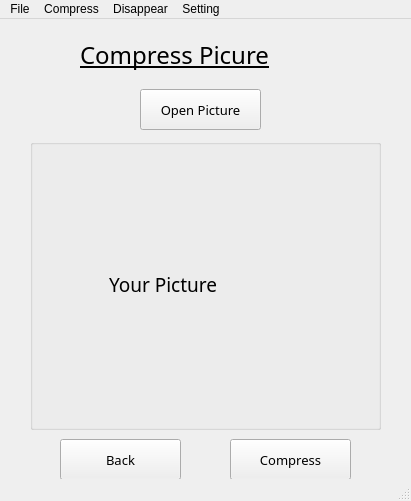
<?xml version="1.0" encoding="UTF-8"?>
<ui version="4.0">
 <class>CompressFilm</class>
 <widget class="QMainWindow" name="CompressFilm">
  <property name="geometry">
   <rect>
    <x>0</x>
    <y>0</y>
    <width>411</width>
    <height>501</height>
   </rect>
  </property>
  <property name="font">
   <font>
    <family>MS Shell Dlg 2</family>
   </font>
  </property>
  <property name="windowTitle">
   <string>MainWindow</string>
  </property>
  <widget class="QWidget" name="centralwidget">
   <widget class="QPushButton" name="BackButton">
    <property name="geometry">
     <rect>
      <x>60</x>
      <y>420</y>
      <width>121</width>
      <height>41</height>
     </rect>
    </property>
    <property name="font">
     <font>
      <family>MS Reference Sans Serif</family>
      <pointsize>10</pointsize>
     </font>
    </property>
    <property name="text">
     <string>Back</string>
    </property>
   </widget>
   <widget class="QLabel" name="CompressPicLabel">
    <property name="geometry">
     <rect>
      <x>80</x>
      <y>20</y>
      <width>271</width>
      <height>31</height>
     </rect>
    </property>
    <property name="font">
     <font>
      <family>FRIZON</family>
      <pointsize>18</pointsize>
      <weight>50</weight>
      <bold>false</bold>
      <underline>true</underline>
      <strikeout>false</strikeout>
      <stylestrategy>PreferDefault</stylestrategy>
      <kerning>true</kerning>
     </font>
    </property>
    <property name="text">
     <string>Compress Picure</string>
    </property>
   </widget>
   <widget class="QPushButton" name="CompressButton">
    <property name="geometry">
     <rect>
      <x>230</x>
      <y>420</y>
      <width>121</width>
      <height>41</height>
     </rect>
    </property>
    <property name="font">
     <font>
      <family>MS Reference Sans Serif</family>
      <pointsize>10</pointsize>
     </font>
    </property>
    <property name="text">
     <string>Compress</string>
    </property>
   </widget>
   <widget class="QGroupBox" name="groupBox">
    <property name="geometry">
     <rect>
      <x>30</x>
      <y>120</y>
      <width>351</width>
      <height>291</height>
     </rect>
    </property>
    <property name="title">
     <string/>
    </property>
    <widget class="QLabel" name="ShowPicLabel">
     <property name="geometry">
      <rect>
       <x>0</x>
       <y>0</y>
       <width>351</width>
       <height>291</height>
      </rect>
     </property>
     <property name="font">
      <font>
       <family>MS Reference Sans Serif</family>
       <pointsize>14</pointsize>
      </font>
     </property>
     <property name="text">
      <string>                Your Picture</string>
     </property>
    </widget>
   </widget>
   <widget class="QPushButton" name="OpenPicButton">
    <property name="geometry">
     <rect>
      <x>140</x>
      <y>70</y>
      <width>121</width>
      <height>41</height>
     </rect>
    </property>
    <property name="font">
     <font>
      <family>MS Reference Sans Serif</family>
      <pointsize>10</pointsize>
     </font>
    </property>
    <property name="text">
     <string>Open Picture</string>
    </property>
   </widget>
  </widget>
  <widget class="QMenuBar" name="menubar">
   <property name="geometry">
    <rect>
     <x>0</x>
     <y>0</y>
     <width>411</width>
     <height>21</height>
    </rect>
   </property>
   <widget class="QMenu" name="menuFile">
    <property name="title">
     <string>File</string>
    </property>
    <addaction name="ExitMenu"/>
   </widget>
   <widget class="QMenu" name="menuEdit">
    <property name="title">
     <string>Compress</string>
    </property>
    <addaction name="CompressPicMenu"/>
    <addaction name="CompressVideoMenu"/>
   </widget>
   <widget class="QMenu" name="menuDisappear">
    <property name="title">
     <string>Disappear</string>
    </property>
    <addaction name="DisappearPicMenu"/>
    <addaction name="DisappearVideoMenu"/>
   </widget>
   <widget class="QMenu" name="menuSetting">
    <property name="title">
     <string>Setting</string>
    </property>
    <addaction name="FontMenu"/>
   </widget>
   <addaction name="menuFile"/>
   <addaction name="menuEdit"/>
   <addaction name="menuDisappear"/>
   <addaction name="menuSetting"/>
  </widget>
  <widget class="QStatusBar" name="statusbar"/>
  <action name="ExitMenu">
   <property name="text">
    <string>Exit</string>
   </property>
   <property name="shortcut">
    <string>Ctrl+X</string>
   </property>
  </action>
  <action name="CompressPicMenu">
   <property name="text">
    <string>Pic</string>
   </property>
   <property name="shortcut">
    <string>Ctrl+P</string>
   </property>
  </action>
  <action name="CompressVideoMenu">
   <property name="text">
    <string>Video</string>
   </property>
   <property name="shortcut">
    <string>Ctrl+F</string>
   </property>
  </action>
  <action name="DisappearPicMenu">
   <property name="text">
    <string>Pic</string>
   </property>
   <property name="shortcut">
    <string>Alt+P</string>
   </property>
  </action>
  <action name="DisappearVideoMenu">
   <property name="text">
    <string>Video</string>
   </property>
   <property name="shortcut">
    <string>Alt+F</string>
   </property>
  </action>
  <action name="FontMenu">
   <property name="text">
    <string>Font</string>
   </property>
  </action>
 </widget>
 <resources/>
 <connections/>
</ui>
